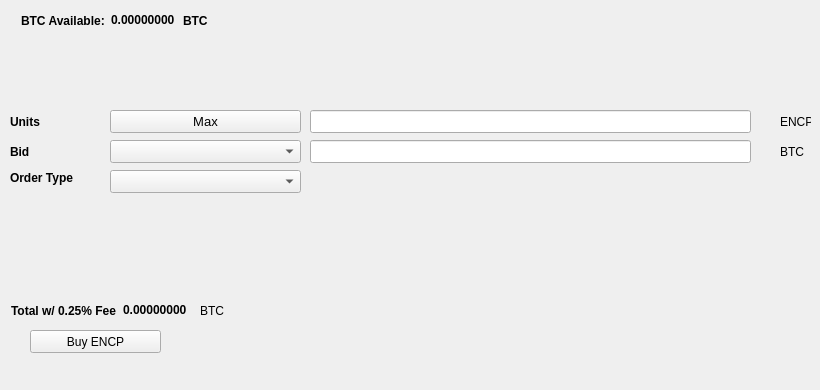
   <widget class="QWidget" name="BuyTab">
    <attribute name="title">
     <string>Buy</string>
    </attribute>
    <widget class="QPushButton" name="BuyENCP">
     <property name="geometry">
      <rect>
       <x>30</x>
       <y>330</y>
       <width>131</width>
       <height>23</height>
      </rect>
     </property>
     <property name="text">
      <string>Buy ENCP</string>
     </property>
     <property name="icon">
      <iconset resource="../enceladus.qrc">
       <normaloff>:/icons/bitcoin</normaloff>:/icons/bitcoin</iconset>
     </property>
    </widget>
    <widget class="QLabel" name="label_3">
     <property name="geometry">
      <rect>
       <x>10</x>
       <y>110</y>
       <width>46</width>
       <height>23</height>
      </rect>
     </property>
     <property name="font">
      <font>
       <weight>75</weight>
       <bold>true</bold>
      </font>
     </property>
     <property name="text">
      <string>Units</string>
     </property>
    </widget>
    <widget class="QLineEdit" name="UnitsInput">
     <property name="geometry">
      <rect>
       <x>310</x>
       <y>110</y>
       <width>441</width>
       <height>23</height>
      </rect>
     </property>
     <property name="font">
      <font>
       <pointsize>9</pointsize>
       <weight>75</weight>
       <bold>true</bold>
      </font>
     </property>
    </widget>
    <widget class="QLineEdit" name="BuyBidPriceEdit">
     <property name="geometry">
      <rect>
       <x>310</x>
       <y>140</y>
       <width>441</width>
       <height>23</height>
      </rect>
     </property>
     <property name="font">
      <font>
       <pointsize>9</pointsize>
       <weight>75</weight>
       <bold>true</bold>
      </font>
     </property>
    </widget>
    <widget class="QLabel" name="label_4">
     <property name="geometry">
      <rect>
       <x>780</x>
       <y>110</y>
       <width>31</width>
       <height>23</height>
      </rect>
     </property>
     <property name="text">
      <string>ENCP</string>
     </property>
    </widget>
    <widget class="QLabel" name="label_5">
     <property name="geometry">
      <rect>
       <x>780</x>
       <y>140</y>
       <width>31</width>
       <height>23</height>
      </rect>
     </property>
     <property name="text">
      <string>BTC</string>
     </property>
    </widget>
    <widget class="QLabel" name="label_6">
     <property name="geometry">
      <rect>
       <x>10</x>
       <y>140</y>
       <width>46</width>
       <height>23</height>
      </rect>
     </property>
     <property name="font">
      <font>
       <weight>75</weight>
       <bold>true</bold>
      </font>
     </property>
     <property name="text">
      <string>Bid</string>
     </property>
    </widget>
    <widget class="QLabel" name="label_7">
     <property name="geometry">
      <rect>
       <x>10</x>
       <y>170</y>
       <width>91</width>
       <height>16</height>
      </rect>
     </property>
     <property name="font">
      <font>
       <weight>75</weight>
       <bold>true</bold>
      </font>
     </property>
     <property name="text">
      <string>Order Type</string>
     </property>
    </widget>
    <widget class="QPushButton" name="Buy_Max_Amount">
     <property name="geometry">
      <rect>
       <x>110</x>
       <y>110</y>
       <width>191</width>
       <height>23</height>
      </rect>
     </property>
     <property name="font">
      <font>
       <pointsize>10</pointsize>
      </font>
     </property>
     <property name="text">
      <string>Max</string>
     </property>
    </widget>
    <widget class="QComboBox" name="BuyBidcomboBox">
     <property name="geometry">
      <rect>
       <x>110</x>
       <y>140</y>
       <width>191</width>
       <height>23</height>
      </rect>
     </property>
     <property name="font">
      <font>
       <pointsize>10</pointsize>
      </font>
     </property>
    </widget>
    <widget class="QComboBox" name="buyOrdertypeCombo">
     <property name="geometry">
      <rect>
       <x>110</x>
       <y>170</y>
       <width>191</width>
       <height>23</height>
      </rect>
     </property>
     <property name="font">
      <font>
       <pointsize>10</pointsize>
      </font>
     </property>
    </widget>
    <widget class="QWidget" name="layoutWidget1">
     <property name="geometry">
      <rect>
       <x>21</x>
       <y>11</y>
       <width>227</width>
       <height>19</height>
      </rect>
     </property>
     <layout class="QHBoxLayout" name="horizontalLayout_3">
      <item>
       <widget class="QLabel" name="label232">
        <property name="font">
         <font>
          <weight>75</weight>
          <bold>true</bold>
         </font>
        </property>
        <property name="text">
         <string>BTC Available:</string>
        </property>
       </widget>
      </item>
      <item>
       <widget class="QLabel" name="BtcAvailableLbl">
        <property name="palette">
         <palette>
          <active>
           <colorrole role="WindowText">
            <brush brushstyle="SolidPattern">
             <color alpha="255">
              <red>0</red>
              <green>0</green>
              <blue>0</blue>
             </color>
            </brush>
           </colorrole>
           <colorrole role="Button">
            <brush brushstyle="SolidPattern">
             <color alpha="255">
              <red>0</red>
              <green>170</green>
              <blue>0</blue>
             </color>
            </brush>
           </colorrole>
           <colorrole role="Light">
            <brush brushstyle="SolidPattern">
             <color alpha="255">
              <red>0</red>
              <green>255</green>
              <blue>0</blue>
             </color>
            </brush>
           </colorrole>
           <colorrole role="Midlight">
            <brush brushstyle="SolidPattern">
             <color alpha="255">
              <red>0</red>
              <green>212</green>
              <blue>0</blue>
             </color>
            </brush>
           </colorrole>
           <colorrole role="Dark">
            <brush brushstyle="SolidPattern">
             <color alpha="255">
              <red>0</red>
              <green>85</green>
              <blue>0</blue>
             </color>
            </brush>
           </colorrole>
           <colorrole role="Mid">
            <brush brushstyle="SolidPattern">
             <color alpha="255">
              <red>0</red>
              <green>113</green>
              <blue>0</blue>
             </color>
            </brush>
           </colorrole>
           <colorrole role="Text">
            <brush brushstyle="SolidPattern">
             <color alpha="255">
              <red>0</red>
              <green>170</green>
              <blue>0</blue>
             </color>
            </brush>
           </colorrole>
           <colorrole role="BrightText">
            <brush brushstyle="SolidPattern">
             <color alpha="255">
              <red>255</red>
              <green>255</green>
              <blue>255</blue>
             </color>
            </brush>
           </colorrole>
           <colorrole role="ButtonText">
            <brush brushstyle="SolidPattern">
             <color alpha="255">
              <red>0</red>
              <green>0</green>
              <blue>0</blue>
             </color>
            </brush>
           </colorrole>
           <colorrole role="Base">
            <brush brushstyle="SolidPattern">
             <color alpha="255">
              <red>255</red>
              <green>255</green>
              <blue>255</blue>
             </color>
            </brush>
           </colorrole>
           <colorrole role="Window">
            <brush brushstyle="SolidPattern">
             <color alpha="255">
              <red>0</red>
              <green>170</green>
              <blue>0</blue>
             </color>
            </brush>
           </colorrole>
           <colorrole role="Shadow">
            <brush brushstyle="SolidPattern">
             <color alpha="255">
              <red>0</red>
              <green>0</green>
              <blue>0</blue>
             </color>
            </brush>
           </colorrole>
           <colorrole role="AlternateBase">
            <brush brushstyle="SolidPattern">
             <color alpha="255">
              <red>127</red>
              <green>212</green>
              <blue>127</blue>
             </color>
            </brush>
           </colorrole>
           <colorrole role="ToolTipBase">
            <brush brushstyle="SolidPattern">
             <color alpha="255">
              <red>255</red>
              <green>255</green>
              <blue>220</blue>
             </color>
            </brush>
           </colorrole>
           <colorrole role="ToolTipText">
            <brush brushstyle="SolidPattern">
             <color alpha="255">
              <red>0</red>
              <green>0</green>
              <blue>0</blue>
             </color>
            </brush>
           </colorrole>
          </active>
          <inactive>
           <colorrole role="WindowText">
            <brush brushstyle="SolidPattern">
             <color alpha="255">
              <red>0</red>
              <green>0</green>
              <blue>0</blue>
             </color>
            </brush>
           </colorrole>
           <colorrole role="Button">
            <brush brushstyle="SolidPattern">
             <color alpha="255">
              <red>0</red>
              <green>170</green>
              <blue>0</blue>
             </color>
            </brush>
           </colorrole>
           <colorrole role="Light">
            <brush brushstyle="SolidPattern">
             <color alpha="255">
              <red>0</red>
              <green>255</green>
              <blue>0</blue>
             </color>
            </brush>
           </colorrole>
           <colorrole role="Midlight">
            <brush brushstyle="SolidPattern">
             <color alpha="255">
              <red>0</red>
              <green>212</green>
              <blue>0</blue>
             </color>
            </brush>
           </colorrole>
           <colorrole role="Dark">
            <brush brushstyle="SolidPattern">
             <color alpha="255">
              <red>0</red>
              <green>85</green>
              <blue>0</blue>
             </color>
            </brush>
           </colorrole>
           <colorrole role="Mid">
            <brush brushstyle="SolidPattern">
             <color alpha="255">
              <red>0</red>
              <green>113</green>
              <blue>0</blue>
             </color>
            </brush>
           </colorrole>
           <colorrole role="Text">
            <brush brushstyle="SolidPattern">
             <color alpha="255">
              <red>0</red>
              <green>170</green>
              <blue>0</blue>
             </color>
            </brush>
           </colorrole>
           <colorrole role="BrightText">
            <brush brushstyle="SolidPattern">
             <color alpha="255">
              <red>255</red>
              <green>255</green>
              <blue>255</blue>
             </color>
            </brush>
           </colorrole>
           <colorrole role="ButtonText">
            <brush brushstyle="SolidPattern">
             <color alpha="255">
              <red>0</red>
              <green>0</green>
              <blue>0</blue>
             </color>
            </brush>
           </colorrole>
           <colorrole role="Base">
            <brush brushstyle="SolidPattern">
             <color alpha="255">
              <red>255</red>
              <green>255</green>
              <blue>255</blue>
             </color>
            </brush>
           </colorrole>
           <colorrole role="Window">
            <brush brushstyle="SolidPattern">
             <color alpha="255">
              <red>0</red>
              <green>170</green>
              <blue>0</blue>
             </color>
            </brush>
           </colorrole>
           <colorrole role="Shadow">
            <brush brushstyle="SolidPattern">
             <color alpha="255">
              <red>0</red>
              <green>0</green>
              <blue>0</blue>
             </color>
            </brush>
           </colorrole>
           <colorrole role="AlternateBase">
            <brush brushstyle="SolidPattern">
             <color alpha="255">
              <red>127</red>
              <green>212</green>
              <blue>127</blue>
             </color>
            </brush>
           </colorrole>
           <colorrole role="ToolTipBase">
            <brush brushstyle="SolidPattern">
             <color alpha="255">
              <red>255</red>
              <green>255</green>
              <blue>220</blue>
             </color>
            </brush>
           </colorrole>
           <colorrole role="ToolTipText">
            <brush brushstyle="SolidPattern">
             <color alpha="255">
              <red>0</red>
              <green>0</green>
              <blue>0</blue>
             </color>
            </brush>
           </colorrole>
          </inactive>
          <disabled>
           <colorrole role="WindowText">
            <brush brushstyle="SolidPattern">
             <color alpha="255">
              <red>0</red>
              <green>85</green>
              <blue>0</blue>
             </color>
            </brush>
           </colorrole>
           <colorrole role="Button">
            <brush brushstyle="SolidPattern">
             <color alpha="255">
              <red>0</red>
              <green>170</green>
              <blue>0</blue>
             </color>
            </brush>
           </colorrole>
           <colorrole role="Light">
            <brush brushstyle="SolidPattern">
             <color alpha="255">
              <red>0</red>
              <green>255</green>
              <blue>0</blue>
             </color>
            </brush>
           </colorrole>
           <colorrole role="Midlight">
            <brush brushstyle="SolidPattern">
             <color alpha="255">
              <red>0</red>
              <green>212</green>
              <blue>0</blue>
             </color>
            </brush>
           </colorrole>
           <colorrole role="Dark">
            <brush brushstyle="SolidPattern">
             <color alpha="255">
              <red>0</red>
              <green>85</green>
              <blue>0</blue>
             </color>
            </brush>
           </colorrole>
           <colorrole role="Mid">
            <brush brushstyle="SolidPattern">
             <color alpha="255">
              <red>0</red>
              <green>113</green>
              <blue>0</blue>
             </color>
            </brush>
           </colorrole>
           <colorrole role="Text">
            <brush brushstyle="SolidPattern">
             <color alpha="255">
              <red>0</red>
              <green>85</green>
              <blue>0</blue>
             </color>
            </brush>
           </colorrole>
           <colorrole role="BrightText">
            <brush brushstyle="SolidPattern">
             <color alpha="255">
              <red>255</red>
              <green>255</green>
              <blue>255</blue>
             </color>
            </brush>
           </colorrole>
           <colorrole role="ButtonText">
            <brush brushstyle="SolidPattern">
             <color alpha="255">
              <red>0</red>
              <green>85</green>
              <blue>0</blue>
             </color>
            </brush>
           </colorrole>
           <colorrole role="Base">
            <brush brushstyle="SolidPattern">
             <color alpha="255">
              <red>0</red>
              <green>170</green>
              <blue>0</blue>
             </color>
            </brush>
           </colorrole>
           <colorrole role="Window">
            <brush brushstyle="SolidPattern">
             <color alpha="255">
              <red>0</red>
              <green>170</green>
              <blue>0</blue>
             </color>
            </brush>
           </colorrole>
           <colorrole role="Shadow">
            <brush brushstyle="SolidPattern">
             <color alpha="255">
              <red>0</red>
              <green>0</green>
              <blue>0</blue>
             </color>
            </brush>
           </colorrole>
           <colorrole role="AlternateBase">
            <brush brushstyle="SolidPattern">
             <color alpha="255">
              <red>0</red>
              <green>170</green>
              <blue>0</blue>
             </color>
            </brush>
           </colorrole>
           <colorrole role="ToolTipBase">
            <brush brushstyle="SolidPattern">
             <color alpha="255">
              <red>255</red>
              <green>255</green>
              <blue>220</blue>
             </color>
            </brush>
           </colorrole>
           <colorrole role="ToolTipText">
            <brush brushstyle="SolidPattern">
             <color alpha="255">
              <red>0</red>
              <green>0</green>
              <blue>0</blue>
             </color>
            </brush>
           </colorrole>
          </disabled>
         </palette>
        </property>
        <property name="font">
         <font>
          <weight>75</weight>
          <bold>true</bold>
         </font>
        </property>
        <property name="text">
         <string>0.00000000</string>
        </property>
        <property name="textInteractionFlags">
         <set>Qt::LinksAccessibleByMouse|Qt::TextSelectableByKeyboard|Qt::TextSelectableByMouse</set>
        </property>
       </widget>
      </item>
      <item>
       <widget class="QLabel" name="BtcAvailableLbl_2">
        <property name="font">
         <font>
          <weight>75</weight>
          <bold>true</bold>
         </font>
        </property>
        <property name="text">
         <string>BTC</string>
        </property>
       </widget>
      </item>
     </layout>
    </widget>
    <widget class="QWidget" name="layoutWidge2">
     <property name="geometry">
      <rect>
       <x>11</x>
       <y>301</y>
       <width>259</width>
       <height>19</height>
      </rect>
     </property>
     <layout class="QHBoxLayout" name="horizontalLayout_4">
      <item>
       <widget class="QLabel" name="label_9">
        <property name="font">
         <font>
          <weight>75</weight>
          <bold>true</bold>
         </font>
        </property>
        <property name="text">
         <string>Total w/ 0.25% Fee</string>
        </property>
       </widget>
      </item>
      <item>
       <widget class="QLabel" name="BuyCostLabel">
        <property name="palette">
         <palette>
          <active>
           <colorrole role="WindowText">
            <brush brushstyle="SolidPattern">
             <color alpha="255">
              <red>0</red>
              <green>0</green>
              <blue>0</blue>
             </color>
            </brush>
           </colorrole>
           <colorrole role="Button">
            <brush brushstyle="SolidPattern">
             <color alpha="255">
              <red>0</red>
              <green>170</green>
              <blue>0</blue>
             </color>
            </brush>
           </colorrole>
           <colorrole role="Light">
            <brush brushstyle="SolidPattern">
             <color alpha="255">
              <red>0</red>
              <green>255</green>
              <blue>0</blue>
             </color>
            </brush>
           </colorrole>
           <colorrole role="Midlight">
            <brush brushstyle="SolidPattern">
             <color alpha="255">
              <red>0</red>
              <green>212</green>
              <blue>0</blue>
             </color>
            </brush>
           </colorrole>
           <colorrole role="Dark">
            <brush brushstyle="SolidPattern">
             <color alpha="255">
              <red>0</red>
              <green>85</green>
              <blue>0</blue>
             </color>
            </brush>
           </colorrole>
           <colorrole role="Mid">
            <brush brushstyle="SolidPattern">
             <color alpha="255">
              <red>0</red>
              <green>113</green>
              <blue>0</blue>
             </color>
            </brush>
           </colorrole>
           <colorrole role="Text">
            <brush brushstyle="SolidPattern">
             <color alpha="255">
              <red>0</red>
              <green>170</green>
              <blue>0</blue>
             </color>
            </brush>
           </colorrole>
           <colorrole role="BrightText">
            <brush brushstyle="SolidPattern">
             <color alpha="255">
              <red>255</red>
              <green>255</green>
              <blue>255</blue>
             </color>
            </brush>
           </colorrole>
           <colorrole role="ButtonText">
            <brush brushstyle="SolidPattern">
             <color alpha="255">
              <red>0</red>
              <green>0</green>
              <blue>0</blue>
             </color>
            </brush>
           </colorrole>
           <colorrole role="Base">
            <brush brushstyle="SolidPattern">
             <color alpha="255">
              <red>255</red>
              <green>255</green>
              <blue>255</blue>
             </color>
            </brush>
           </colorrole>
           <colorrole role="Window">
            <brush brushstyle="SolidPattern">
             <color alpha="255">
              <red>0</red>
              <green>170</green>
              <blue>0</blue>
             </color>
            </brush>
           </colorrole>
           <colorrole role="Shadow">
            <brush brushstyle="SolidPattern">
             <color alpha="255">
              <red>0</red>
              <green>0</green>
              <blue>0</blue>
             </color>
            </brush>
           </colorrole>
           <colorrole role="AlternateBase">
            <brush brushstyle="SolidPattern">
             <color alpha="255">
              <red>127</red>
              <green>212</green>
              <blue>127</blue>
             </color>
            </brush>
           </colorrole>
           <colorrole role="ToolTipBase">
            <brush brushstyle="SolidPattern">
             <color alpha="255">
              <red>255</red>
              <green>255</green>
              <blue>220</blue>
             </color>
            </brush>
           </colorrole>
           <colorrole role="ToolTipText">
            <brush brushstyle="SolidPattern">
             <color alpha="255">
              <red>0</red>
              <green>0</green>
              <blue>0</blue>
             </color>
            </brush>
           </colorrole>
          </active>
          <inactive>
           <colorrole role="WindowText">
            <brush brushstyle="SolidPattern">
             <color alpha="255">
              <red>0</red>
              <green>0</green>
              <blue>0</blue>
             </color>
            </brush>
           </colorrole>
           <colorrole role="Button">
            <brush brushstyle="SolidPattern">
             <color alpha="255">
              <red>0</red>
              <green>170</green>
              <blue>0</blue>
             </color>
            </brush>
           </colorrole>
           <colorrole role="Light">
            <brush brushstyle="SolidPattern">
             <color alpha="255">
              <red>0</red>
              <green>255</green>
              <blue>0</blue>
             </color>
            </brush>
           </colorrole>
           <colorrole role="Midlight">
            <brush brushstyle="SolidPattern">
             <color alpha="255">
              <red>0</red>
              <green>212</green>
              <blue>0</blue>
             </color>
            </brush>
           </colorrole>
           <colorrole role="Dark">
            <brush brushstyle="SolidPattern">
             <color alpha="255">
              <red>0</red>
              <green>85</green>
              <blue>0</blue>
             </color>
            </brush>
           </colorrole>
           <colorrole role="Mid">
            <brush brushstyle="SolidPattern">
             <color alpha="255">
              <red>0</red>
              <green>113</green>
              <blue>0</blue>
             </color>
            </brush>
           </colorrole>
           <colorrole role="Text">
            <brush brushstyle="SolidPattern">
             <color alpha="255">
              <red>0</red>
              <green>170</green>
              <blue>0</blue>
             </color>
            </brush>
           </colorrole>
           <colorrole role="BrightText">
            <brush brushstyle="SolidPattern">
             <color alpha="255">
              <red>255</red>
              <green>255</green>
              <blue>255</blue>
             </color>
            </brush>
           </colorrole>
           <colorrole role="ButtonText">
            <brush brushstyle="SolidPattern">
             <color alpha="255">
              <red>0</red>
              <green>0</green>
              <blue>0</blue>
             </color>
            </brush>
           </colorrole>
           <colorrole role="Base">
            <brush brushstyle="SolidPattern">
             <color alpha="255">
              <red>255</red>
              <green>255</green>
              <blue>255</blue>
             </color>
            </brush>
           </colorrole>
           <colorrole role="Window">
            <brush brushstyle="SolidPattern">
             <color alpha="255">
              <red>0</red>
              <green>170</green>
              <blue>0</blue>
             </color>
            </brush>
           </colorrole>
           <colorrole role="Shadow">
            <brush brushstyle="SolidPattern">
             <color alpha="255">
              <red>0</red>
              <green>0</green>
              <blue>0</blue>
             </color>
            </brush>
           </colorrole>
           <colorrole role="AlternateBase">
            <brush brushstyle="SolidPattern">
             <color alpha="255">
              <red>127</red>
              <green>212</green>
              <blue>127</blue>
             </color>
            </brush>
           </colorrole>
           <colorrole role="ToolTipBase">
            <brush brushstyle="SolidPattern">
             <color alpha="255">
              <red>255</red>
              <green>255</green>
              <blue>220</blue>
             </color>
            </brush>
           </colorrole>
           <colorrole role="ToolTipText">
            <brush brushstyle="SolidPattern">
             <color alpha="255">
              <red>0</red>
              <green>0</green>
              <blue>0</blue>
             </color>
            </brush>
           </colorrole>
          </inactive>
          <disabled>
           <colorrole role="WindowText">
            <brush brushstyle="SolidPattern">
             <color alpha="255">
              <red>0</red>
              <green>85</green>
              <blue>0</blue>
             </color>
            </brush>
           </colorrole>
           <colorrole role="Button">
            <brush brushstyle="SolidPattern">
             <color alpha="255">
              <red>0</red>
              <green>170</green>
              <blue>0</blue>
             </color>
            </brush>
           </colorrole>
           <colorrole role="Light">
            <brush brushstyle="SolidPattern">
             <color alpha="255">
              <red>0</red>
              <green>255</green>
              <blue>0</blue>
             </color>
            </brush>
           </colorrole>
           <colorrole role="Midlight">
            <brush brushstyle="SolidPattern">
             <color alpha="255">
              <red>0</red>
              <green>212</green>
              <blue>0</blue>
             </color>
            </brush>
           </colorrole>
           <colorrole role="Dark">
            <brush brushstyle="SolidPattern">
             <color alpha="255">
              <red>0</red>
              <green>85</green>
              <blue>0</blue>
             </color>
            </brush>
           </colorrole>
           <colorrole role="Mid">
            <brush brushstyle="SolidPattern">
             <color alpha="255">
              <red>0</red>
              <green>113</green>
              <blue>0</blue>
             </color>
            </brush>
           </colorrole>
           <colorrole role="Text">
            <brush brushstyle="SolidPattern">
             <color alpha="255">
              <red>0</red>
              <green>85</green>
              <blue>0</blue>
             </color>
            </brush>
           </colorrole>
           <colorrole role="BrightText">
            <brush brushstyle="SolidPattern">
             <color alpha="255">
              <red>255</red>
              <green>255</green>
              <blue>255</blue>
             </color>
            </brush>
           </colorrole>
           <colorrole role="ButtonText">
            <brush brushstyle="SolidPattern">
             <color alpha="255">
              <red>0</red>
              <green>85</green>
              <blue>0</blue>
             </color>
            </brush>
           </colorrole>
           <colorrole role="Base">
            <brush brushstyle="SolidPattern">
             <color alpha="255">
              <red>0</red>
              <green>170</green>
              <blue>0</blue>
             </color>
            </brush>
           </colorrole>
           <colorrole role="Window">
            <brush brushstyle="SolidPattern">
             <color alpha="255">
              <red>0</red>
              <green>170</green>
              <blue>0</blue>
             </color>
            </brush>
           </colorrole>
           <colorrole role="Shadow">
            <brush brushstyle="SolidPattern">
             <color alpha="255">
              <red>0</red>
              <green>0</green>
              <blue>0</blue>
             </color>
            </brush>
           </colorrole>
           <colorrole role="AlternateBase">
            <brush brushstyle="SolidPattern">
             <color alpha="255">
              <red>0</red>
              <green>170</green>
              <blue>0</blue>
             </color>
            </brush>
           </colorrole>
           <colorrole role="ToolTipBase">
            <brush brushstyle="SolidPattern">
             <color alpha="255">
              <red>255</red>
              <green>255</green>
              <blue>220</blue>
             </color>
            </brush>
           </colorrole>
           <colorrole role="ToolTipText">
            <brush brushstyle="SolidPattern">
             <color alpha="255">
              <red>0</red>
              <green>0</green>
              <blue>0</blue>
             </color>
            </brush>
           </colorrole>
          </disabled>
         </palette>
        </property>
        <property name="font">
         <font>
          <weight>75</weight>
          <bold>true</bold>
         </font>
        </property>
        <property name="autoFillBackground">
         <bool>false</bool>
        </property>
        <property name="text">
         <string>0.00000000</string>
        </property>
        <property name="textInteractionFlags">
         <set>Qt::LinksAccessibleByMouse|Qt::TextSelectableByMouse</set>
        </property>
       </widget>
      </item>
      <item>
       <widget class="QLabel" name="label_10">
        <property name="font">
         <font>
          <weight>50</weight>
          <bold>false</bold>
         </font>
        </property>
        <property name="text">
         <string>BTC</string>
        </property>
       </widget>
      </item>
     </layout>
    </widget>
    <widget class="QLabel" name="label_24">
     <property name="geometry">
      <rect>
       <x>460</x>
       <y>300</y>
       <width>281</width>
       <height>81</height>
      </rect>
     </property>
     <property name="text">
      <string/>
     </property>
     <property name="pixmap">
      <pixmap>:/images/bittrex</pixmap>
     </property>
    </widget>
   </widget>
